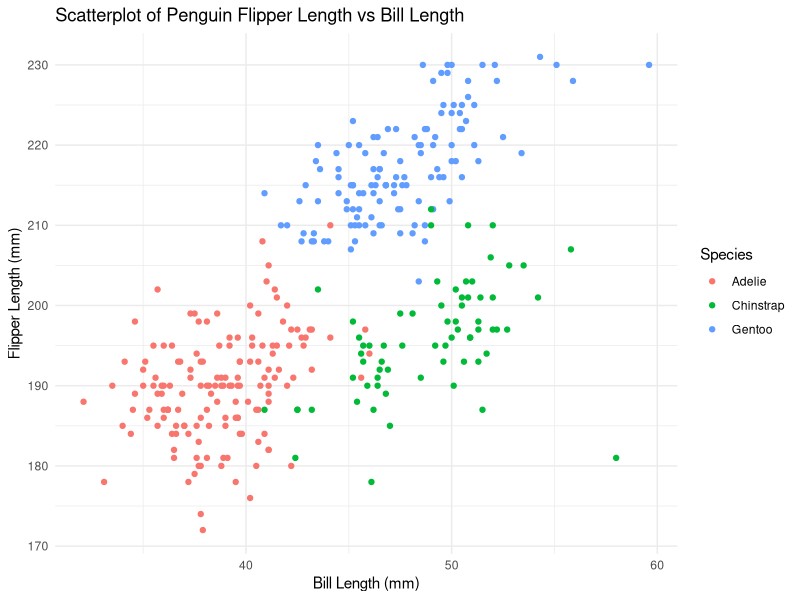
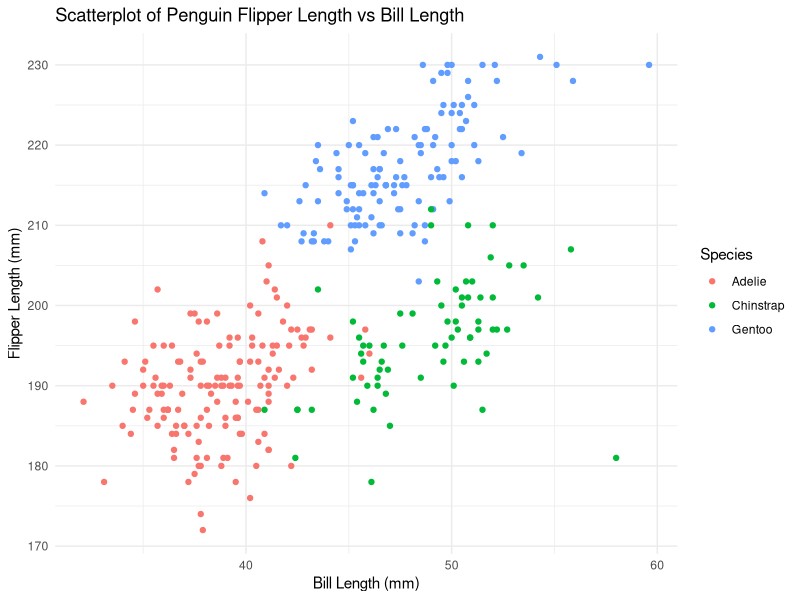

Here is the R script that generated these plots, in order:
## ---- chunk 1
library(tidyverse)
library(ggplot2)
## ---- chunk 2
data("penguins", package = "palmerpenguins")
## ---- chunk 3
str(penguins)
ncol(penguins)
nrow(penguins)
summary(penguins)
mean(penguins$flipper_length_mm, na.rm = TRUE)
## ---- chunk 4
ggplot(penguins, aes(x = bill_length_mm, y = flipper_length_mm, color = species)) + 
	geom_point()+
  labs(title = "Scatterplot of Penguin Flipper Length vs Bill Length",
       x = "Bill Length (mm)",
       y = "Flipper Length (mm)",
       color = "Species")+
  theme_minimal()
ggsave("scatterplot.png")
## ---- chunk 5
df_hw1 = tibble(
  norm = rnorm(10),
  vec_logical = norm > 0,
  vec_character = letters[1:10],
  vec_factor = factor(rep(c("one", "two", "three"), length.out = 10))
)
